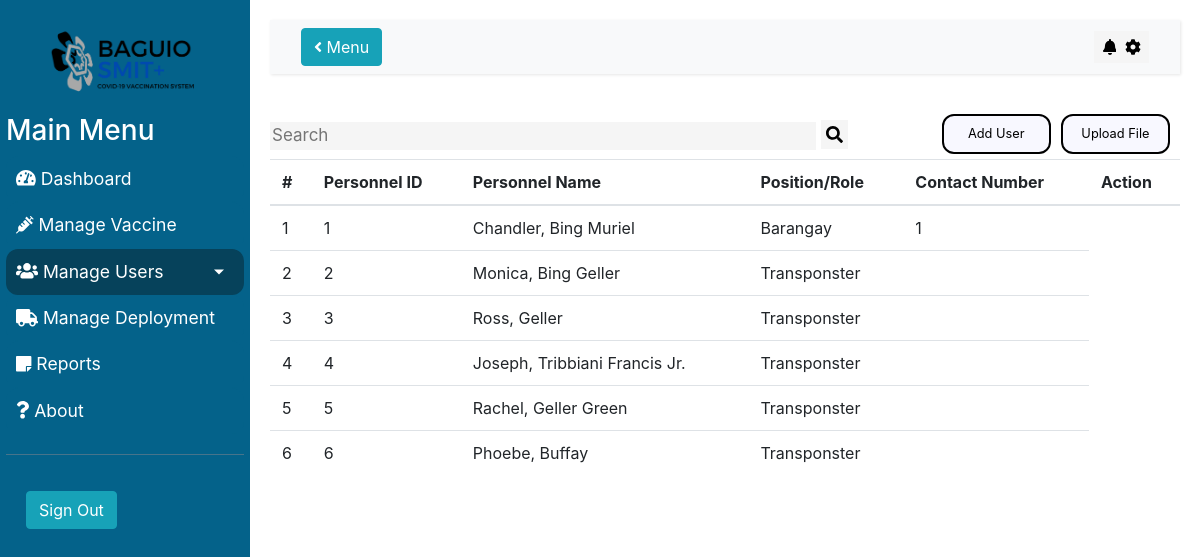
The app's page /AdminBackEnd/ManagePersonnelHome.php with its own data.
### tables this page shows
CREATE TABLE `employee` (
  `employee_id` int(11) NOT NULL,
  `employee_first_name` varchar(255) NOT NULL,
  `employee_last_name` varchar(255) NOT NULL,
  `employee_middle_name` varchar(255) DEFAULT NULL,
  `employee_suffix` varchar(255) DEFAULT NULL,
  `employee_role` varchar(255) NOT NULL,
  `barangay_id` int(11) DEFAULT NULL,
  `employee_contact_number` char(11) NOT NULL
);

### require/getEmployee.php (called while the page is built)
<?php
    include("../includes/database.php");
    include("../includes/constructor.php");
    $query = "SELECT * FROM employee";
    $employees = [];
    $stmt = $database->stmt_init();
    $stmt->prepare($query);
    $stmt->bind_result($employeeId, $employeeLastName, $employeeFirstName, $employeeMiddleName, $employeeSuffix, $employeeRole, $employeeContactNumber);
    $stmt->execute();
    while ($stmt->fetch()){
        $employee = new employeeInfo($employeeId, $employeeLastName, $employeeFirstName, $employeeMiddleName, $employeeSuffix, $employeeRole, $employeeContactNumber);
        $employees[] = $employee;
    }

### includes/constructor.php (called while the page is built, shortened)
<?php
class employeeInfo{
    private $employeeId;
    private $employeeLastName;
    private $employeeFirstName;
    private $employeeMiddleName;
    private $employeeSuffix;
    private $employeeRole;
    private $employeeContact;
    public function __construct($empId, $empLast, $empFirst, $empMiddle, $empSuffix, $empRole, $empNumber)
    {
        $this->employeeId = $empId;
        $this->employeeLastName = $empLast;
        $this->employeeFirstName = $empFirst;
        $this->employeeMiddleName = $empMiddle;
        $this->employeeSuffix = $empSuffix;
        $this->employeeRole = $empRole;
        $this->employeeContact = $empNumber;
    }
    public function getEmployeeId()
    {
        return $this->employeeId;
    }
    public function getEmployeeLastName()
    {
        return $this->employeeLastName;
    }
    public function getEmployeeFirstName()
    {
        return $this->employeeFirstName;
    }
    public function getEmployeeMiddleName()
    {
        return $this->employeeMiddleName;
    }
    public function getEmployeeContact()
    {
        return $this->employeeContact;
    }
    public function getEmployeeRole()
    {
        return $this->employeeRole;
    }
    public function getEmployeeSuffix()
    {
        return $this->employeeSuffix;
    }
}
?>

### AdminBackEnd/ManagePersonnelHome.php (the view, shortened to what this page needs)
<?php
include_once("../includes/database.php") ?>
<head>
    <link href="../css/style.css" rel="stylesheet">
    <link href="https://stackpath.bootstrapcdn.com/bootstrap/4.3.1/css/bootstrap.min.css"
 rel="stylesheet">
</head>
<body>
<div class="wrapper">
    <nav id="sidebar">
        <div class="sidebar-header">
            <div class="sidebar-brand-icon">
                <img style="width:150px;" src="../img/SMIT+.png" alt="Baguio Logo">
            </div>
        </div>
        <ul class="list-unstyled components">
            <h3 id="mainmenu">Main Menu</h3>
            <li>
                <a href="#"><i class="fas fa-tachometer-alt"></i> Dashboard</a>
            </li>
            <li>
                <a href="ManageVaccineHome.php"><i class="fas fa-syringe"></i> Manage Vaccine</a>
            </li>
            <li class="active">
                <a href="#ManageUsersSubmenu" data-toggle="collapse" aria-expanded="false" class="dropdown-toggle"><i
                            class="fas fa-users"></i> Manage Users</a>
            </li>
            <li>
                <a href="ManageDeployment.php"><i class="fas fa-truck"></i> Manage Deployment</a>
            </li>
            <li>
                <a href="ManageReportHome.php"><i class="fas fa-sticky-note"></i> Reports</a>
            </li>
            <li>
                <a href="aboutAdmin.html"><i class="fas fa-question"></i> About</a>
            </li>
        </ul>
        <ul class="list-unstyled CTAs">
            <button type="button" class="btn btn-info">
                <span>Sign Out</span>
            </button>
        </ul>
    </nav>
    <div id="content">
        <nav class="navbar navbar-expand-lg navbar-light bg-light">
            <div class="container-fluid">
                <button type="button" id="sidebarCollapse" class="btn btn-info" onclick="Toggle()">
                    <i class='fas fa-angle-left'></i> Menu
                </button>
                <button class="btnTop">
                    <i class="fas fa-bell"></i>
                </button>
                <button class="btnTop btnBell">
                    <i class="fas fa-cog"></i>
                </button>
            </div>
        </nav>
        <button id="uploadFileBtn" type="button" class="buttonTop" data-toggle="modal" data-target="#upload-File">
            Upload File
        </button>
        <button id="addPersonnelBtn" type="button" class="buttonTop">Add User</button>
        <div class="search-container">
            <input type="text" placeholder="Search" id="searchPersonnel" name="searchPersonnel" onkeyup="searchPersonnel()">
            <button type="submit" id="searchPersonnelBtn" name="searchPersonnelBtn" onclick="searchPersonnel()"><i class="fa fa-search"></i></button>
        </div>
        <table class="table table-row table-hover" id="personnelTable">
            <thead>
            <tr>
                <th scope="col">#</th>
                <th scope="col">Personnel ID</th>
                <th scope="col">Personnel Name</th>
                <th scope="col">Position/Role</th>
                <th scope="col">Contact Number</th>
                <th scope="col">Action</th>
            </tr>
            </thead>
            <?php
            require_once '../require/getEmployee.php';
            $count = 0;
            foreach ($employees as $emp) {
                $count++;
                $id = $emp->getEmployeeId();
                $role = $emp->getEmployeeRole();
                $contact = $emp->getEmployeeContact();
                if ($emp->getEmployeeMiddleName() == null && $emp->getEmployeeSuffix() == null) {
                    $name = $emp->getEmployeeLastName() . ", " . $emp->getEmployeeFirstName();
                } else if ($emp->getEmployeeSuffix() == null) {
                    $name = $emp->getEmployeeLastName() . ", " . $emp->getEmployeeFirstName() . " " . $emp->getEmployeeMiddleName();
                } else if ($emp->getEmployeeMiddleName() == null) {
                    $name = $emp->getEmployeeLastName() . ", " . $emp->getEmployeeFirstName() . " " . $emp->getEmployeeSuffix();
                } else {
                    $name = $emp->getEmployeeLastName() . ", " . $emp->getEmployeeFirstName() . " " . $emp->getEmployeeMiddleName() . " " . $emp->getEmployeeSuffix();
                }
                echo "<tr>
                <td>$count</td>
                <td>$id</td>
                <td>$name</td>
                <td>$role</td>
                <td>$contact</td>
                </tr>";
            }
            ?>
        </table>
    </div>
</div>
</body>

### css/style.css (style rules this page uses)
body { font-family: 'Poppins', sans-serif; }
.sidebar-brand-icon { padding-bottom: 0%; margin-bottom: -12%; }
a, a:hover, a:focus { color: inherit; text-decoration: none; transition: all 0.3s; border-radius: 12px; }
.navbar { padding: 15px 10px; background: #fff; border: none; border-radius: 0; margin-bottom: 40px; box-shadow: 1px 1px 3px rgba(0, 0, 0, 0.1); }
.wrapper { display: flex; width: 100%; align-items: stretch; background-color: #ffffff; }
#sidebar { min-width: 250px; max-width: 250px; background: #04628A; color: #fff; transition: all 0.3s; padding: .5%; }
#sidebar .sidebar-header { padding: 20px; background: #04628A; }
#sidebar ul.components { padding: 20px 0; border-bottom: 1px solid #47748b; }
#sidebar ul li a { padding: 10px; font-size: 1.1em; display: block; }
#sidebar ul li a { color: #fff !important; background: #04628A; ; }
#sidebar ul li.active>a, a[aria-expanded="true"] { color: #fff; background: #06425b; }
a[data-toggle="collapse"] { position: relative; }
.dropdown-toggle::after { display: block; position: absolute; top: 50%; right: 20px; transform: translateY(-50%); }
ul.CTAs { padding: 20px; }
.btnTop { border: none; background: whitesmoke; padding: 1%; }
.btnBell { margin-left: -85%; }
#content { width: 100%; padding: 20px; min-height: 100vh; transition: all 0.3s; }
.buttonTop { display: block; float: right; background: ghostwhite; border: 2px solid black; width: 12%; height: 40px; color: black!important; margin-right: 10px; font-size: 80%; }
.buttonTop { border-radius: 12px; }
.search-container button { display: inline-block; padding: 6px 5px; background: whitesmoke; font-size: 17px; border: none; cursor: pointer; width: 3%; height: auto; }
.search-container { margin-bottom: 1%; }
input[type=text] { margin-top: 8px; font-size: 17px; border: whitesmoke; background: whitesmoke; width: 94%; height: auto; }
#searchVaccine,#searchPatient,#searchPersonnel,#searchReport { width: 60%; }
img { display: block; margin-left: auto; margin-right: auto; width: 20%; }

### records on screen
employee: employee_id "1", name "Chandler, Bing Muriel", employee_role "Barangay", barangay "1"
employee: employee_id "2", name "Monica, Bing Geller", employee_role "Transponster"
employee: employee_id "3", name "Ross, Geller", employee_role "Transponster"
employee: employee_id "4", name "Joseph, Tribbiani Francis Jr.", employee_role "Transponster"
employee: employee_id "5", name "Rachel, Geller Green", employee_role "Transponster"
employee: employee_id "6", name "Phoebe, Buffay", employee_role "Transponster"
